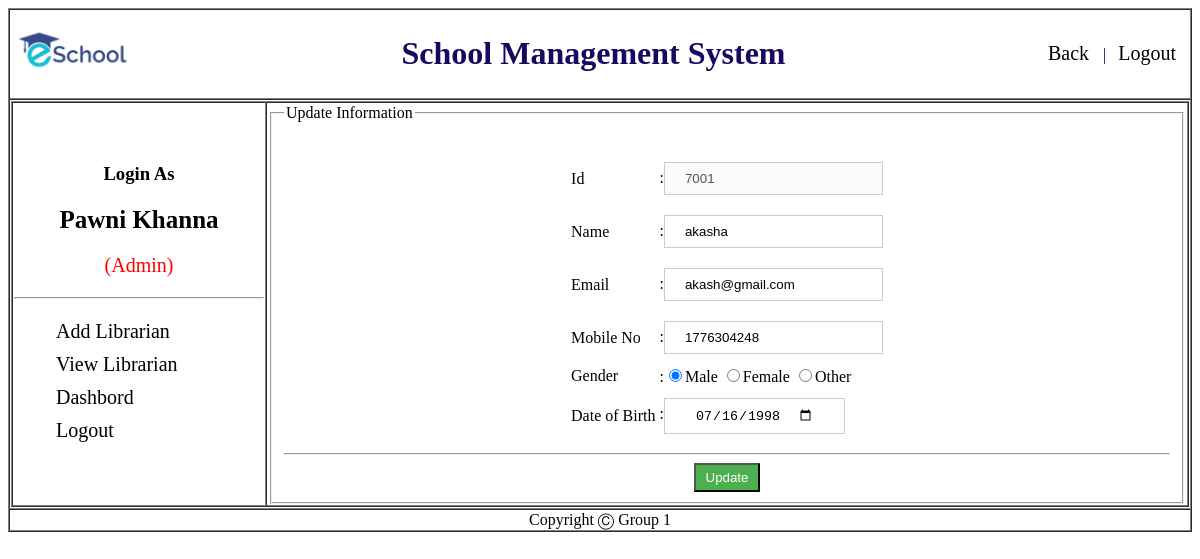
Screenshot of /Admin/view/editLibrarian.php?id=7001 (signed in) with the database file from the repository.
### tables this page shows
CREATE TABLE `librarian` (
  `slno` int(11) NOT NULL,
  `id` varchar(4) NOT NULL,
  `name` varchar(70) NOT NULL,
  `email` varchar(70) NOT NULL,
  `mobile` varchar(70) NOT NULL,
  `gender` varchar(70) NOT NULL,
  `dob` varchar(10) NOT NULL,
  `password` varchar(70) NOT NULL
);

### Admin/Model/librarianModel.php (called while the page is built, shortened)
<?php
function getUserbyid($id){
    $conn = getConnection();
    $sql = "select * from librarian where id='$id'";
    $result = mysqli_query($conn,$sql);
    $row = mysqli_fetch_assoc($result);
    return $row;
}
?>

### Admin/View/editLibrarian.php (the view, shortened to what this page needs)
<?php
	include('header.php');
	include_once('../model/librarianModel.php');
  $id = $_GET['id'];
  $updatemyinfo = getUserbyid($id);
?>
					<div id="sidebar" class="">
                <ul>
                  <li><a href="addLibrarian.php">Add Librarian</a></li>
                  <li><a href="viewLibrarian.php">View Librarian</a></li>
                  <li><a href="dashboard.php">Dashbord</a></li>
                  <li><a href="../Controller/logout.php">Logout</a></li>
                </ul>
							</div>
              </td>
              <td>
                <form id="inform" action="../controller/updateCheckLibrarian.php" onsubmit="return validation()" method="post">
                <fieldset>
                  <legend>Update Information</legend>
                    <table align="center">
											<tr>
												<td colspan="2">
											</tr>
                      <tr>
                        <td>Id</td>
                        <td>:<input type="text"  id="id" name="id" disabled value="<?php echo $updatemyinfo['id']; ?>"></td>
                      </tr>
                      <tr>
                        <td>Name</td>
                        <td>:<input type="text"  id="name" name="name" value="<?php echo $updatemyinfo['name']; ?>" placeholder="Enter Full Name"></td>
                      </tr>
                      <tr>
                        <td>Email</td>
                        <td>:<input type="email" id="email" name="email" value="<?php echo $updatemyinfo['email']; ?>"></td>
                      </tr>
                      <tr>
                        <td>Mobile No</td>
                        <td>:<input type="text" id="mobile" name="mobile" value="<?php echo $updatemyinfo['mobile']; ?>"></td>
                      </tr>
                      <tr>
                        <td>Gender</td>
                        <td>
                          :<input type="radio" id="gender" name="gender" <?php  if($updatemyinfo['gender']=="male"){?> checked="true" <?php } ?> value="male">Male
                          <input type="radio" id="gender" name="gender"  <?php if($updatemyinfo['gender']=="female"){?> checked="true" <?php } ?>  value="female">Female
                          <input type="radio" id="gender" name="gender" <?php if($updatemyinfo['gender']=="other"){?> checked="true" <?php } ?> value="other">Other
                        </td>
                      </tr>
                      <tr>
                        <td>Date of Birth</td>
                        <td>:<input type="date" id="dob" name="dob" value="<?php echo $updatemyinfo['dob']; ?>"></td>
                      </tr>
                    </table>
                    <hr>
                    <center>
                      <input type="submit" name="update" value="Update">
                  </center>
                </fieldset>
            </td>
            </tr>
            </table>
            </td>
            </tr>
            <?php include('footer.php'); ?>

### Admin/Style/sidebar.css (style rules this page uses)
#sidebar ul li { list-style-type: none; font-size: 20px; padding: 5px 2px; }
#sidebar ul li:last-child { border-bottom: 0; }
#sidebar ul li a { text-decoration: none; color: #000; }
input[type=submit] { background-color: #4CAF50; width: auto; color: white; padding: 5px 10px; cursor: pointer; }
input[type=text],input[type=email], input[type=password] { padding: 8px 20px; margin: 8px 0; display: inline-block; border: 1px solid #ccc; box-sizing: border-box; }
#dob { padding: 8px 30px; margin: 8px 0; display: inline-block; border: 1px solid #ccc; box-sizing: border-box; }

### rows the page displays
librarian: id "7001", name "akasha", email "akash@gmail.com", mobile "1776304248", gender "☑", dob "07/16/1998"

### other values shown
$_COOKIE['name'] "Pawni Khanna"
